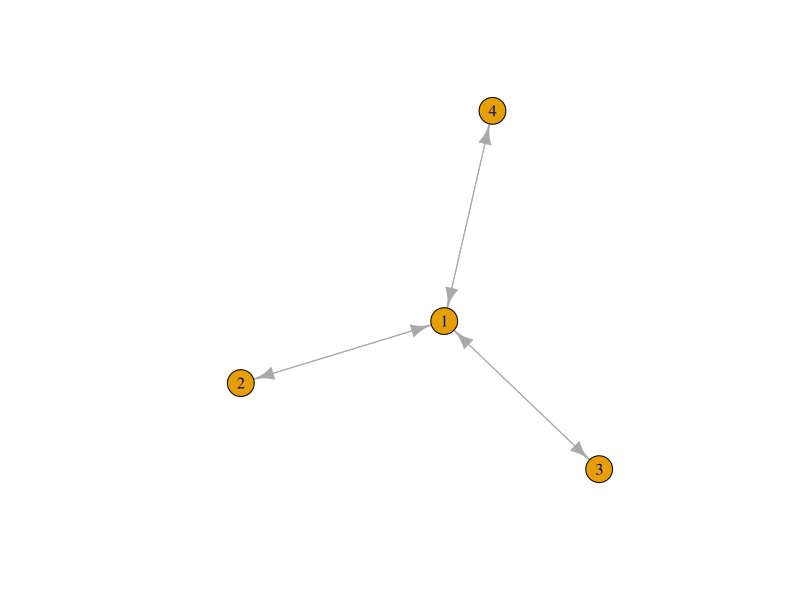
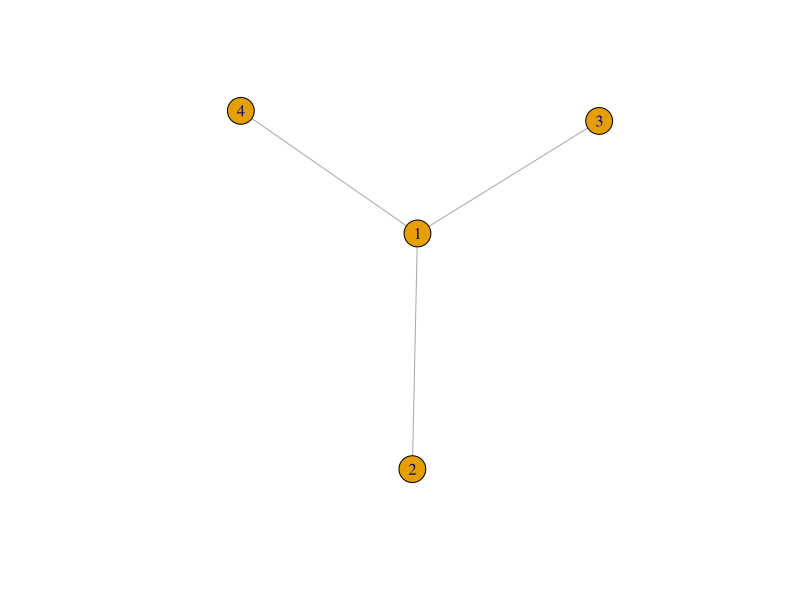
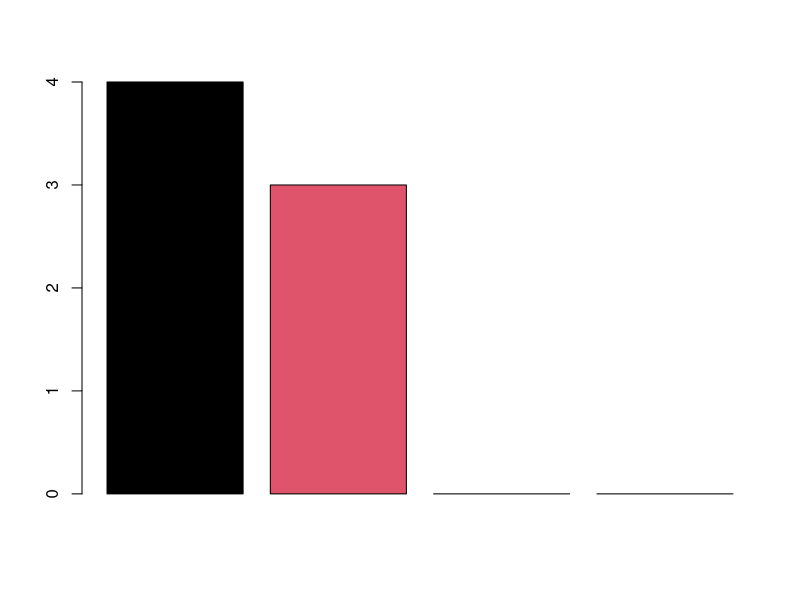

Recreate these plots in R, in order.
libraries = c("igraph", "network", "sne")
#install.packages(libraries)
library(igraph)

# By default, the graph.adjacency function 
# sees the networks as directed
A = cbind(c())
A = cbind(c(0, 1, 1, 1), # represents a star where
          c(1, 0, 0, 0), # every node is connected
          c(1, 0, 0, 0), # to the first one
          c(1, 0, 0, 0))

# To inform the function that the network is 
# undirected, we have to use the mode option
g = graph.adjacency(A) # creates a network object
g_un = graph.adjacency(A, mode="undirected")
plot(g)
degree(g)
plot(g_un)

# Another statistic: the numbers of cliques
cliques(g)
# here we have 4 1-cliques, and 3 2-cliques

# Exercise: write a small code which computes a signature 
# for the network by counting how many cliques of each type we
# have in this network
clq = cliques(g)

graph_signature <- function(graph){
  signature = rep(0, length(graph[1]))
  for (clique in cliques(graph)){
    len = length(clique)
    signature[len] = signature[len] + 1 
  }
  signature
}
barplot(graph_signature(g), col = c(1, 2))

